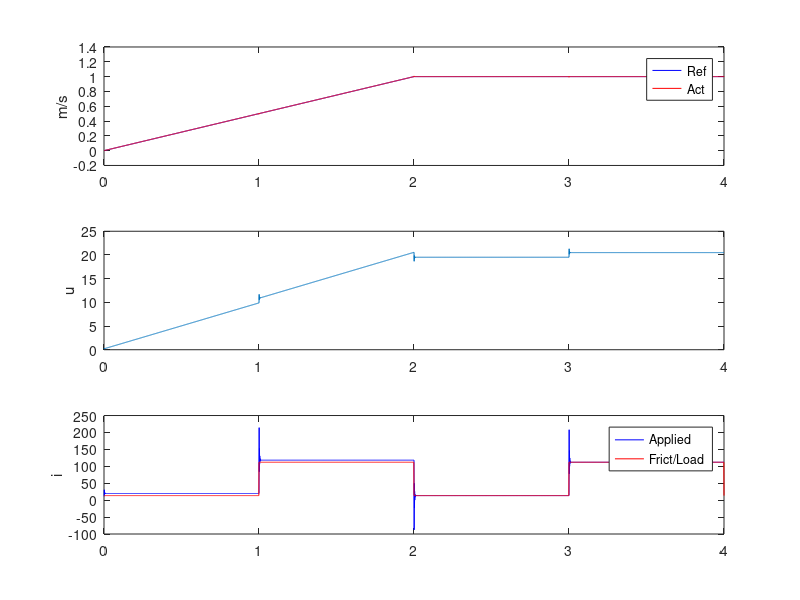

MATLAB code to generate this figure:
function speed_control()
%%% Constants
r = 0.32;   % [m] Wheel radius
N = 50;      % Gear reduction
V_max = 48; % [V] Max voltage
i_cont = 100;   % [A] Max continuous current
i_max = 200;    % [A] Max current
Kv = 77;        % [RPM/V] Motor constant
Kt = 0.13;      % [Nm/A]  Motor constant
Ra = 0.010;     % [ohm] Coil resistance
i_nl = 13.5;    % [A] No load current, including gearbox internal torque
m = 250;        % [kg] Per-motor inertial mass

%%% Sim variables
dt = 0.001;     % [s] Loop step
v_fin = 1;      % [m/s] Desired speed
a_fin = 0.5;    % [m/s^2] Desired accel
t_total = 4;   % [s] Loop length
t_size = t_total/dt;    % Amount of loop iterations

%%% System state
f_load = 2000;   % [N] Our max drawbar load, divided by four
v_ref = 0;      % [m/s] Our current speed setpoint
rpm_act = 0;    % [RPM] Actual motor RPM
err = 0;   % [RPM] Error value
err_last = 0;   % [RPM] Last error value
err_int = 0;    % [RPM] Integrated error

%%% Long term storage
idx = 1;
t_ = dt:dt:t_total;
v_ref_ = zeros(1,t_size);
v_act_ = zeros(1,t_size);
u_ = zeros(1,t_size);
i_avail_ = zeros(1,t_size);
i_res_ = zeros(1,t_size);

%%% Sim loop
for t=t_
    % What speed and resistive torque are we working with right now?
    v_ref = get_speed(v_fin,a_fin,v_ref,dt);
    v_ref_(idx) = v_ref;
    rpm_ref = to_motor_rpm(v_ref,r,N);
    
    % Error and control loop
    err_last = err;
    err = rpm_ref - rpm_act;
    err_int = err_int + err;
    u = pid(err, err-err_last, err_int);
    if u > V_max
        u = V_max;
    elseif u < -V_max
        u = -V_max;
    end
    u_(idx) = u;
    
    % Simulation
    % Intermittent loading at 1 Hz
    if mod(floor(t),2)
        i_load = force_to_current(f_load,r,N,Kt);
    else
        i_load = 0;
    end
    i_res_(idx) = i_load+i_nl;
    
    % Basics
    i_avail = (u-rpm_act/Kv)/Ra;    % [A] Current through motor
    i_avail_(idx) = i_avail;
    i_accel = i_avail - i_nl - i_load; % [A] Current used for accel
    t_m = Kt * i_accel; % [N-m] Torque on motor
    force = t_m*N/r;    % [N] External force applied
    accel = force/m;    % [m/s^2] Vehicle acceleration
    accel_rpm = to_motor_rpm(accel,r,N);    % RPM increase per second
    rpm_act = rpm_act + dt*accel_rpm;       % Propagate RPM increase
    v_act = from_motor_rpm(rpm_act,r,N);    % Convenience
    v_act_(idx) = v_act;
    idx = idx + 1;
end

%%% Plot
close all;
figure(1);
subplot(3,1,1);
plot(t_,v_ref_,'b');
hold on;
plot(t_,v_act_,'r');
hold off;
legend('Ref','Act');
ylabel('m/s');
subplot(3,1,2);
plot(t_,u_);
ylabel('u');
subplot(3,1,3);
plot(t_,i_avail_,'b');
hold on;
plot(t_,i_res_,'r');
legend('Applied','Frict/Load');
ylabel('i');

end

%%% Subfunctions
function i = force_to_current(f,r,N,Kt)
    torque = f*r/N;
    i = torque/Kt;
end

function rpm = to_motor_rpm(v,r,N)
    omega_m = N*v/r;    % [rad/s] Angular motor speed
    rpm = omega_m * 60 / (2*pi);   % [RPM]
end

function vel = from_motor_rpm(rpm,r,N)
    vel = 2*pi*rpm*r/(60*N);    % [m/s] Vehicle speed
end

function speed = get_speed(v_ref, a_ref, v_cur, dt)
    accel = a_ref*sign(v_ref-v_cur);
    speed = v_cur + accel*dt;
    if accel > 0 && speed > v_ref 
        speed = v_ref;
    elseif accel < 0 && speed < v_ref
        speed = v_ref;
    end
end

function voltage = pid(e,e_d,e_i)
    k_p = 0.1;
    k_i = 0.05;
    k_d = 0;
    voltage = k_p*e + k_i*e_i + k_d*e_d;
end